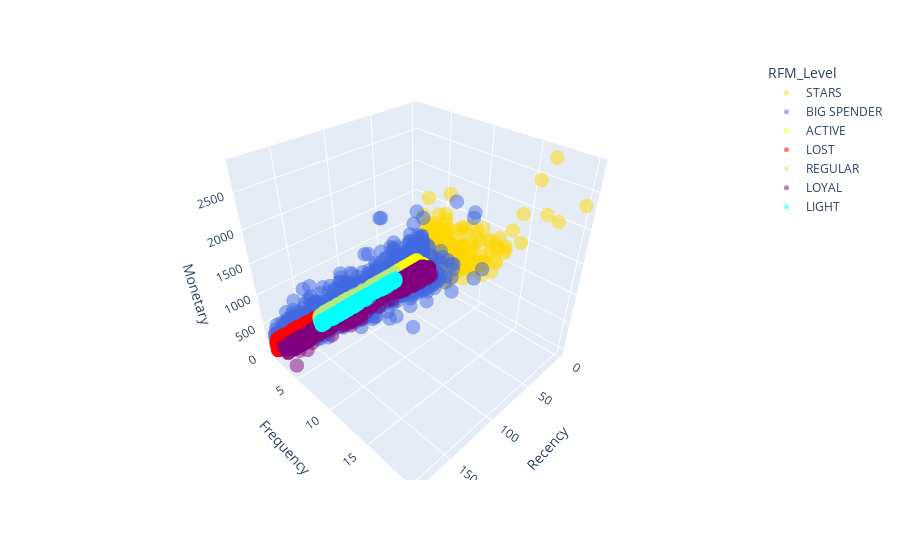

The code cell stored with this chart in its notebook:
### Markdown cell above
## 3D Scatter Plot(RFM)

### Code cell
import plotly.express as px

fig = px.scatter_3d(df_RFM , x = 'Recency', y = 'Frequency', z = 'Monetary',
         color = 'RFM_Level', opacity = 0.5,
         color_discrete_map= colors_dict)

fig.update_traces(marker = dict(size = 5),
      selector= dict(mode  = 'markers'))

fig.show()

### Figure 1 — Plotly figure (JSON) as saved in the notebook; plotly's stock layout.template omitted (floating-point values rounded to 4 significant figures; data arrays with more than 128 entries replaced by an {"elided": "..."} marker saying what was removed)
{"data": [{"hovertemplate": "RFM_Level=STARS<br>Recency=%{x}<br>Frequency=%{y}<br>Monetary=%{z}<extra></extra>", "legendgroup": "STARS", "marker": {"color": "gold", "opacity": 0.5, "size": 5, "symbol": "circle"}, "mode": "markers", "name": "STARS", "scene": "scene", "showlegend": true, "type": "scatter3d", "x": {"elided": "1695 int values"}, "y": {"elided": "1695 int values"}, "z": {"elided": "1695 float values"}}, {"hovertemplate": "RFM_Level=BIG SPENDER<br>Recency=%{x}<br>Frequency=%{y}<br>Monetary=%{z}<extra></extra>", "legendgroup": "BIG SPENDER", "marker": {"color": "royalblue", "opacity": 0.5, "size": 5, "symbol": "circle"}, "mode": "markers", "name": "BIG SPENDER", "scene": "scene", "showlegend": true, "type": "scatter3d", "x": {"elided": "4691 int values"}, "y": {"elided": "4691 int values"}, "z": {"elided": "4691 float values"}}, {"hovertemplate": "RFM_Level=ACTIVE<br>Recency=%{x}<br>Frequency=%{y}<br>Monetary=%{z}<extra></extra>", "legendgroup": "ACTIVE", "marker": {"color": "yellow", "opacity": 0.5, "size": 5, "symbol": "circle"}, "mode": "markers", "name": "ACTIVE", "scene": "scene", "showlegend": true, "type": "scatter3d", "x": {"elided": "3024 int values"}, "y": {"elided": "3024 int values"}, "z": {"elided": "3024 float values"}}, {"hovertemplate": "RFM_Level=LOST<br>Recency=%{x}<br>Frequency=%{y}<br>Monetary=%{z}<extra></extra>", "legendgroup": "LOST", "marker": {"color": "red", "opacity": 0.5, "size": 5, "symbol": "circle"}, "mode": "markers", "name": "LOST", "scene": "scene", "showlegend": true, "type": "scatter3d", "x": {"elided": "5303 int values"}, "y": {"elided": "5303 int values"}, "z": {"elided": "5303 float values"}}, {"hovertemplate": "RFM_Level=REGULAR<br>Recency=%{x}<br>Frequency=%{y}<br>Monetary=%{z}<extra></extra>", "legendgroup": "REGULAR", "marker": {"color": "#B6E880", "opacity": 0.5, "size": 5, "symbol": "circle"}, "mode": "markers", "name": "REGULAR", "scene": "scene", "showlegend": true, "type": "scatter3d", "x": {"elided": "4855 int values"}, "y": {"elided": "4855 int values"}, "z": {"elided": "4855 float values"}}, {"hovertemplate": "RFM_Level=LOYAL<br>Recency=%{x}<br>Frequency=%{y}<br>Monetary=%{z}<extra></extra>", "legendgroup": "LOYAL", "marker": {"color": "purple", "opacity": 0.5, "size": 5, "symbol": "circle"}, "mode": "markers", "name": "LOYAL", "scene": "scene", "showlegend": true, "type": "scatter3d", "x": {"elided": "2749 int values"}, "y": {"elided": "2749 int values"}, "z": {"elided": "2749 float values"}}, {"hovertemplate": "RFM_Level=LIGHT<br>Recency=%{x}<br>Frequency=%{y}<br>Monetary=%{z}<extra></extra>", "legendgroup": "LIGHT", "marker": {"color": "cyan", "opacity": 0.5, "size": 5, "symbol": "circle"}, "mode": "markers", "name": "LIGHT", "scene": "scene", "showlegend": true, "type": "scatter3d", "x": {"elided": "3226 int values"}, "y": {"elided": "3226 int values"}, "z": {"elided": "3226 float values"}}], "layout": {"legend": {"title": {"text": "RFM_Level"}, "tracegroupgap": 0}, "margin": {"t": 60}, "scene": {"domain": {"x": [0, 1], "y": [0, 1]}, "xaxis": {"title": {"text": "Recency"}}, "yaxis": {"title": {"text": "Frequency"}}, "zaxis": {"title": {"text": "Monetary"}}}}}
